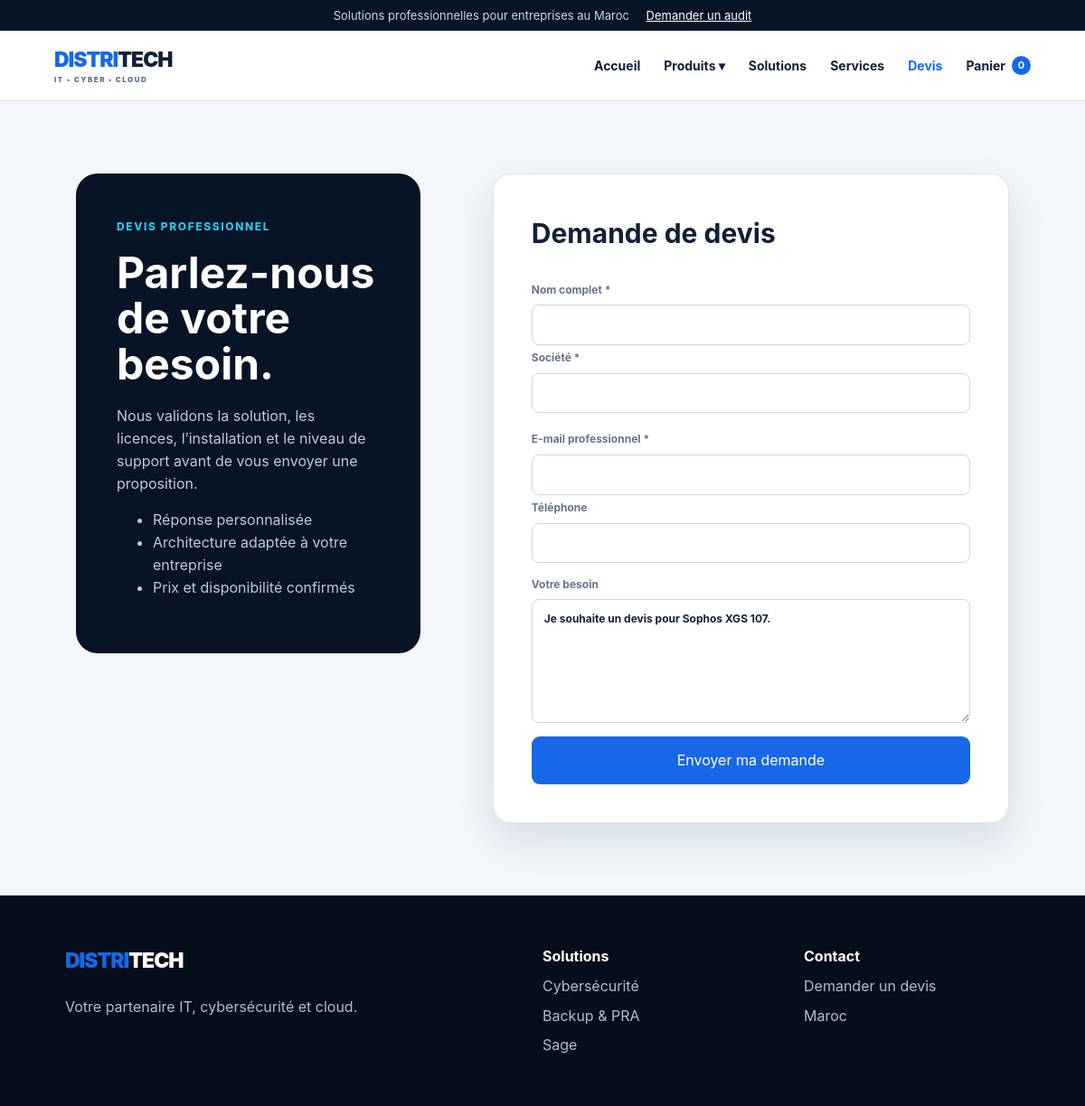
The app's page /quote.php?product=7, older data.
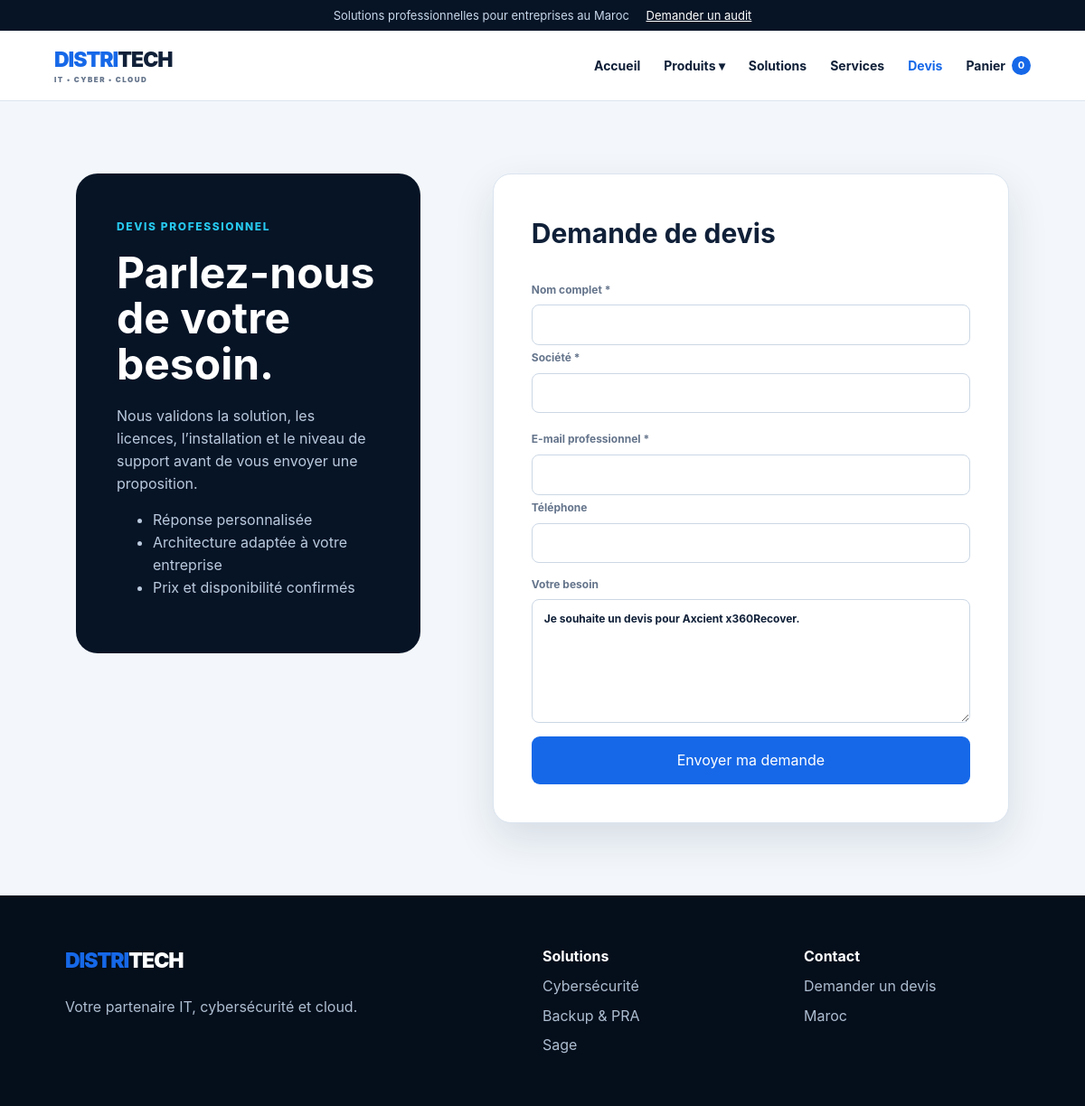
The same page, newer data.
### tables this page shows
CREATE TABLE products (
    id INT UNSIGNED AUTO_INCREMENT PRIMARY KEY,
    category_id INT UNSIGNED NOT NULL,
    sku VARCHAR(60) NOT NULL UNIQUE,
    name VARCHAR(180) NOT NULL,
    brand VARCHAR(80) NOT NULL,
    version VARCHAR(100) NULL,
    users_label VARCHAR(100) NULL,
    license_type VARCHAR(100) NULL,
    unit VARCHAR(60) NOT NULL,
    purchase_price DECIMAL(12,2) NULL,
    sale_price DECIMAL(12,2) NULL,
    quote_only TINYINT(1) NOT NULL DEFAULT 0,
    featured TINYINT(1) NOT NULL DEFAULT 0,
    short_description VARCHAR(255) NOT NULL,
    active TINYINT(1) NOT NULL DEFAULT 1,
    created_at TIMESTAMP DEFAULT CURRENT_TIMESTAMP,
    CONSTRAINT fk_product_category FOREIGN KEY (category_id) REFERENCES categories(id)
);

### app/helpers.php (called while the page is built, shortened)
<?php
function e(?string $value): string
{
    return htmlspecialchars((string) $value, ENT_QUOTES, 'UTF-8');
}

### app/ProductRepository.php (called while the page is built, shortened)
<?php
final class ProductRepository
{
    public function all(string $search = '', string $category = ''): array
    {
        $pdo = Database::connection();
        if ($pdo instanceof PDO) {
            $sql = 'SELECT p.*, c.name AS category_name, c.slug AS category_slug
                    FROM products p JOIN categories c ON c.id = p.category_id
                    WHERE p.active = 1';
            $params = [];
            $sql .= ' ORDER BY p.featured DESC, p.name ASC';
            $statement = $pdo->prepare($sql);
            $statement->execute($params);
            return $statement->fetchAll();
        }
        return array_values(array_filter($this->fallbackProducts(), static function (array $product) use ($search, $category): bool {
            $haystack = mb_strtolower($product['name'] . ' ' . $product['brand'] . ' ' . $product['sku']);
            return ($search === '' || str_contains($haystack, mb_strtolower($search)))
                && ($category === '' || $product['category_slug'] === $category);
        }));
    }
    public function find(int $id): ?array
    {
        foreach ($this->all() as $product) {
            if ((int) $product['id'] === $id) {
                return $product;
            }
        }
        return null;
    }
}

### public/quote.php (the view, shortened to what this page needs)
<?php
require dirname(__DIR__) . '/app/ProductRepository.php';
require dirname(__DIR__) . '/app/helpers.php';
$repository = new ProductRepository();
$selectedProduct = isset($_GET['product']) ? $repository->find((int) $_GET['product']) : null;
$success = false;
require __DIR__ . '/partials/header.php';
?>
<section class="quote-page"><div class="quote-intro"><span class="eyebrow">DEVIS PROFESSIONNEL</span><h1>Parlez-nous de votre besoin.</h1><p>Nous validons la solution, les licences, l’installation et le niveau de support avant de vous envoyer une proposition.</p><ul><li>Réponse personnalisée</li><li>Architecture adaptée à votre entreprise</li><li>Prix et disponibilité confirmés</li></ul></div>
<div class="quote-card"><?php if ($success): ?><div class="success-panel"><span>✓</span><h2>Demande enregistrée</h2><p>Votre demande de devis a bien été prise en compte.</p><a class="button primary" href="<?= e(url('index.php')) ?>">Retour à l’accueil</a></div><?php else: ?><h2>Demande de devis</h2><?php foreach ($errors as $error): ?><div class="notice error"><?= e($error) ?></div><?php endforeach; ?><form method="post" class="quote-form"><input type="hidden" name="csrf" value="<?= e(csrf_token()) ?>"><div class="two-cols"><label>Nom complet *<input name="name" required value="<?= e($_POST['name'] ?? '') ?>"></label><label>Société *<input name="company" required value="<?= e($_POST['company'] ?? '') ?>"></label></div><div class="two-cols"><label>E-mail professionnel *<input type="email" name="email" required value="<?= e($_POST['email'] ?? '') ?>"></label><label>Téléphone<input name="phone" value="<?= e($_POST['phone'] ?? '') ?>"></label></div><label>Votre besoin<textarea name="message" rows="6" placeholder="Produits, nombre d’utilisateurs, sites, installation, support..."><?= e($_POST['message'] ?? ($selectedProduct ? 'Je souhaite un devis pour ' . $selectedProduct['name'] . '.' : '')) ?></textarea></label><?php if (!empty($_SESSION['cart'])): ?><div class="notice">Votre panier (<?= cart_count() ?> article<?= cart_count() > 1 ? 's' : '' ?>) sera joint à la demande.</div><?php endif; ?><button class="button primary full" type="submit">Envoyer ma demande</button></form><?php endif; ?></div></section>
<?php require __DIR__ . '/partials/footer.php'; ?>

Row changes from the older to the newer data that the page shows:
changed products: message "Je souhaite un devis pour Sophos XGS 107." → "Je souhaite un devis pour Axcient x360Recover."
